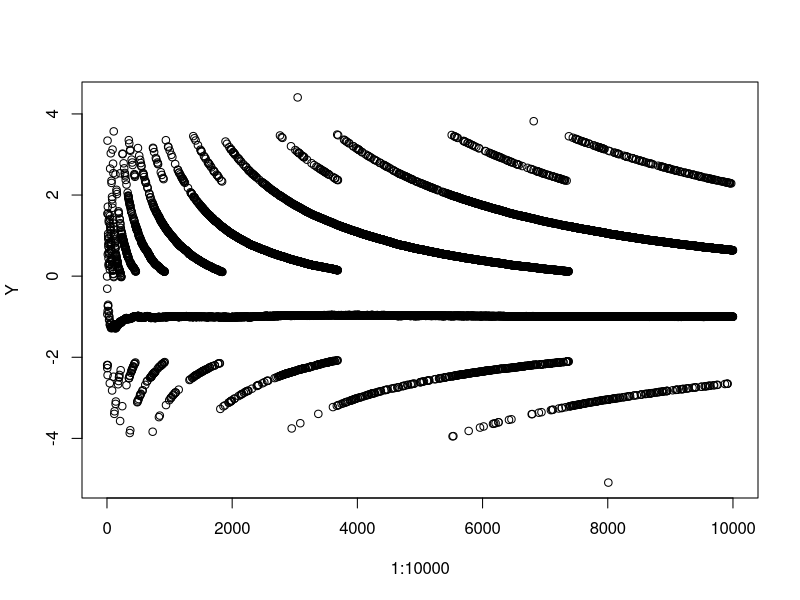
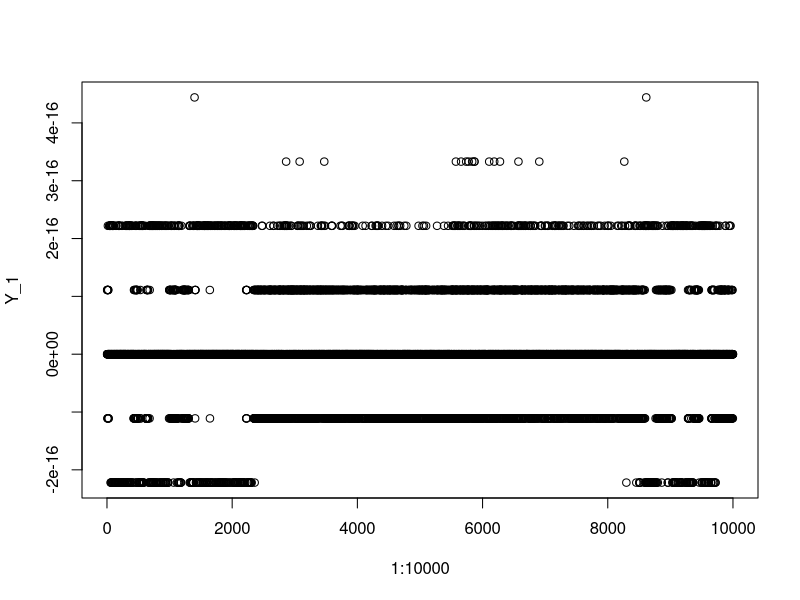
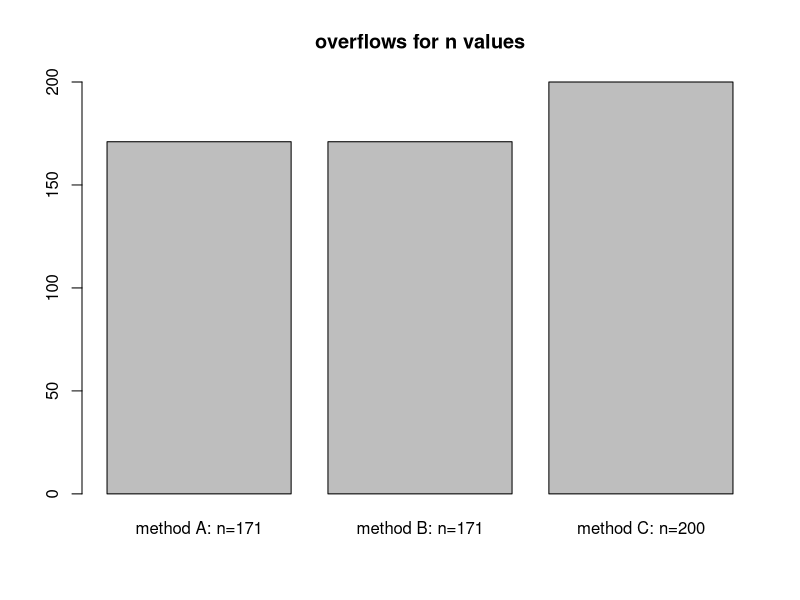
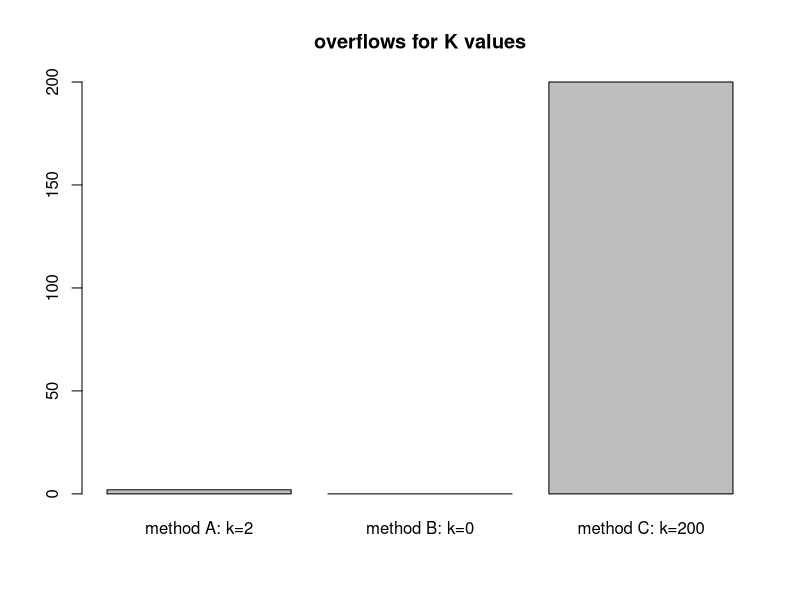

R code for these plots, in order:
## ---- chunk 1
knitr::opts_chunk$set(echo = TRUE)
library(dplyr)
library(tidyr)
library(ggplot2)
## ---- chunk 2


x1<- 1/3
x2<- 1/4
if (x1-x2==1/12) {
  print ( "Subtraction is correct " )
} else {
  print ( "Subtraction is wrong" )
}


x1<-1 
x2<-1/2
if ( x1-x2==1/2 ) {
  print ( "Subtraction is correct")
} else {
  print ( "Subtraction is wrong" )
}
## ---- chunk 3

options(digits=22)
x1<-1/3

cat(" x1 = 1/3 is equal to", x1,"\n")
x2<-1/4
cat(" x2 = 1/4 is equal to", x2,"\n")
diff<-x1-x2
cat(" x1-x2 is equal to", diff,"\n")
val<-1/12
cat(" x = 1/12 is equal to", val,"\n")

## ---- chunk 4

x1<- 1/3
x2<- 1/4
if (all.equal(x1-x2,1/12)) {
  print ( "Subtraction is correct " )
} else {
  print ( "Subtraction is wrong" )
}
## ---- chunk 5
dev <- function(x){
  d = ((x+10^(-15))-x)/(10^(-15))
  return(d)
}
## ---- chunk 6
#Question 2

dev <- function(x){
  d = ((x+10^(-15))-x)/(10^(-15))
  return(d)
}
cat("For x = 1, the derivative is :", dev(1),"\n")

cat("For x = 100000, the derivative is :", dev(100000),"\n")

## ---- chunk 7

#Question 3, subquestion 1
my_var<-function(x){
  var<-1/(length(x)-1)*(sum(x^2)-1/length(x)*(sum(x))^2)
  return(var)
}
set.seed(12345)
x<-rnorm(10000,mean = 10^8,sd=1)
cat("My variance function value :", my_var(x),"\n")
cat("Inbuilt var function value :", var(x),"\n")
## ---- chunk 8

#Question 4, subquestion 3
Y<-c()
for(i in 1:length(x)){
  xi<-x[1:i]
  yi<-my_var(xi)-var(xi)
  Y<-c(Y,yi)
}
plot(1:10000,Y)

## ---- chunk 9

#Question 3, subquestion 4
my_var_imp<-function(x){
  mean<-sum(x)/length(x)
  var<-sum((x-mean)^2)/(length(x)-1)
  return(var)
}
cat("My variance function improved value :", my_var_imp(x),"\n")
cat("Inbuilt var function value :", var(x),"\n")
## ---- chunk 10
Y_1<-c()
for(i in 1:length(x)){
  xi_1<-x[1:i]
  yi_1<-my_var_imp(xi_1)-var(xi_1)
  Y_1<-c(Y_1,yi_1)
}
plot(1:10000,Y_1)

## ---- chunk 11

#Question 4
df<-as.data.frame(matrix(nrow=0,ncol=6))
colnames(df)<-c('n','k','a','b','c','actual')
for(n in 25:100 ){
  k<-sample(1:n-1,1)
  a<-prod ( 1 : n ) / (prod ( 1 : k ) * prod ( 1 : ( n-k ) ) )
  b<-prod( ( k+1) : n ) / prod ( 1 : ( n-k ) )
  c<-prod ( ( ( k+1) : n ) / ( 1 : ( n-k ) ) )
  ac<-choose(n,k)
  df<-rbind(df,data.frame(n=n,k=k,a=a,b=b,c=c,actual=ac))
}
# plot<-df %>% pivot_longer(c('a','b','c','actual'),names_to='prod_type',
#                           values_to='prod')
# ggplot(df,aes(x=n,y=prod))+
#   geom_point(aes(color=prod_type))
head(df)
## ---- chunk 12

n<-171
k<-2
a<-prod ( 1 : n ) / (prod ( 1 : k ) * prod ( 1 : ( n-k ) ) )
cat(" For (n = 171 , k=2) ,a=", a,"\n")

n<-171
k<-1
b<-prod( ( k+1) : n ) / prod ( 1 : ( n-k ) )
cat(" For (n = 171 , k=0) ,b=", b,"\n")

n<-200
k<-200
c<-prod ( ( ( k+1) : n ) / ( 1 : ( n-k ) ) )
cat(" For (n = 200 , k=200) ,c=", c,"\n")

barplot(c(171,171,200), main = 'overflows for n values',
        names.arg = c('method A: n=171','method B: n=171','method C: n=200'))

barplot(c(2,0,200), main = 'overflows for K values',
        names.arg = c('method A: k=2','method B: k=0','method C: k=200'))
